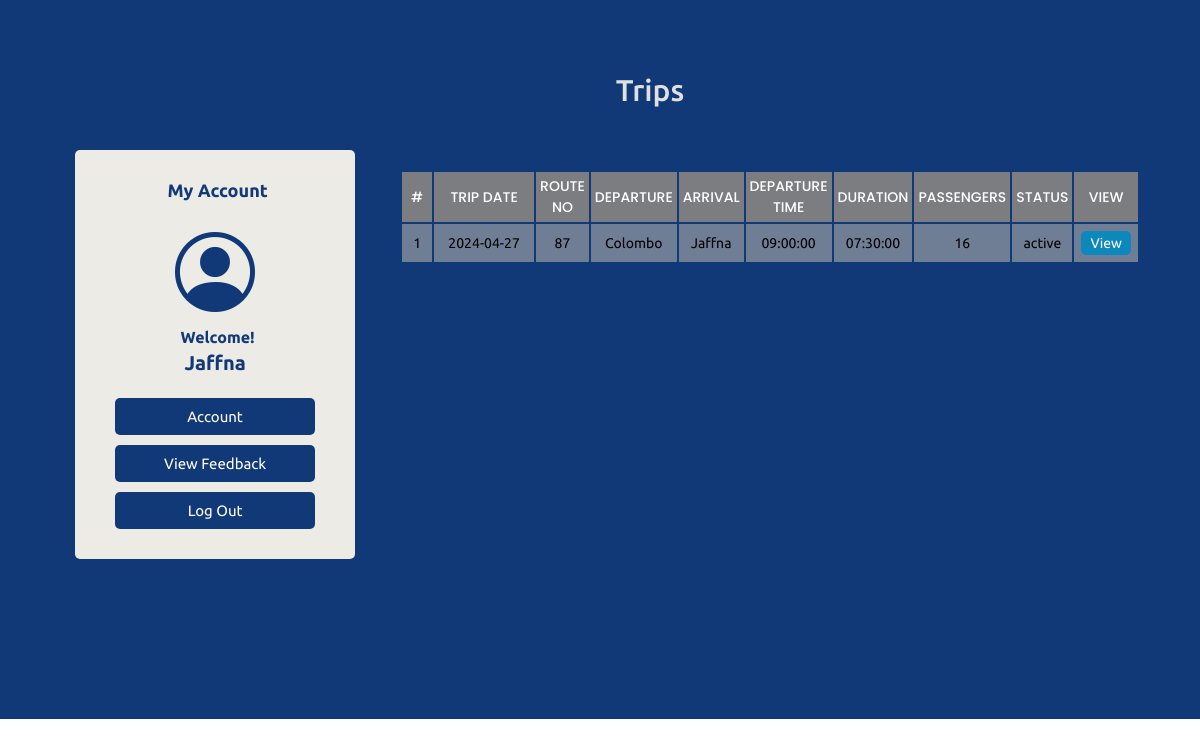
Page /operator/viewtrips.php (signed in) on the committed database.
### tables this page shows
CREATE TABLE `trip` (
  `tripID` varchar(100) NOT NULL,
  `busID` varchar(100) NOT NULL,
  `routeID` varchar(100) NOT NULL,
  `turnID` varchar(100) NOT NULL,
  `date` date NOT NULL,
  `turnType` varchar(20) NOT NULL,
  `closingTime` time NOT NULL,
  `avaSeats` int(11) NOT NULL DEFAULT 49,
  `status` varchar(20) DEFAULT 'status',
  `longitude` geometry DEFAULT NULL,
  `latitude` geometry DEFAULT NULL
);

CREATE TABLE `route` (
  `routeID` varchar(100) NOT NULL,
  `routeNo` varchar(20) NOT NULL,
  `origin` varchar(100) NOT NULL,
  `destination` varchar(100) NOT NULL,
  `status` varchar(20) NOT NULL DEFAULT 'active'
);

CREATE TABLE `turn` (
  `turnID` varchar(100) NOT NULL,
  `routeID` varchar(100) NOT NULL,
  `depTimeOri` time NOT NULL,
  `depTimeDes` time NOT NULL,
  `duration` time NOT NULL,
  `via` varchar(100) DEFAULT NULL,
  `status` varchar(20) NOT NULL DEFAULT 'active',
  `fare` double NOT NULL
);

CREATE TABLE `bus` (
  `busID` varchar(100) NOT NULL,
  `type` varchar(20) NOT NULL,
  `model` varchar(100) NOT NULL,
  `regNo` varchar(20) NOT NULL,
  `capacity` int(11) NOT NULL,
  `status` varchar(20) NOT NULL DEFAULT 'active',
  `image` text DEFAULT NULL,
  `rating` double DEFAULT NULL
);

### operator/viewtrips.php (the view, shortened to what this page needs)
<?php
require_once("../db_conn.php");
?>
<!DOCTYPE html>
<html lang="en">
<head>
    <link rel="stylesheet" href="operatorstyle.css" />
    <link href="https://unpkg.com/boxicons@2.1.4/css/boxicons.min.css" rel="stylesheet" />
    <link href="https://cdn.jsdelivr.net/npm/remixicon@3.5.0/fonts/remixicon.css" rel="stylesheet">
    <link rel="stylesheet" href="https://cdn.jsdelivr.net/npm/bootstrap-icons@1.11.3/font/bootstrap-icons.min.css">
    <link href="https://cdn.jsdelivr.net/npm/remixicon@3.5.0/fonts/remixicon.css" rel="stylesheet">
    <link href="https://unpkg.com/boxicons@2.1.4/css/boxicons.min.css" rel="stylesheet" />
    <link rel="stylesheet" href="https://cdnjs.cloudflare.com/ajax/libs/font-awesome/6.4.2/css/all.min.css" />
    <link rel="stylesheet" href="https://cdn.jsdelivr.net/npm/bootstrap-icons@1.11.2/font/bootstrap-icons.min.css">
</head>
<main class="account-main">
    <section class="account-view">
        <div class=account-container>
            <div class="account-card">
                <div class="account-heading">
                    <p style="font-size: 2rem; font-weight: 500; ">
                        Trips
                    </p>
                </div>
                <div class="account-info">
                    <div class="account-summary">
                        <div class="account-box">
                            <div class="account-heading-box">
                                <p class="user-name">My Account</p>
                            </div>
                            <div class="account-icon-box">
                                <i class="bi bi-person-circle"></i>
                            </div>
                            <div class="account-username-box">
                                <p class="welcome">Welcome!</p>
                                <p class="name"><?php echo $_SESSION["user"]["user_name"]; ?></p>
                            </div>
                            <div class="button-box">
                                <a href="account.php"><button class="viewbutton">
                                    Account
                                </button></a>
                                <a href="feedbackform.php"><button class="viewbutton">
                                    View Feedback
                                </button></a>
                                <a href="../admin/logout.php"><button class="viewbutton">
                                    Log Out
                                </button></a>
                            </div>
                        </div>
                    </div>
                    <div class="account-table">
                        <div class="table-section-item">
                            <div class="table-container-item">
                                <div class="table-box">
                                    <table id="rows-def">
                                    <tr id="table-head">
                                    <th>#</th>
                                    <th style="width: 100px;">TRIP DATE</th>
                        <th>ROUTE NO</th>
                        <th>DEPARTURE</th>
                        <th>ARRIVAL</th>
                        <th>DEPARTURE TIME</th>
                        <th>DURATION</th>
                        <th>PASSENGERS</th>
                        <th>STATUS</th>
                        <th>VIEW</th>
                    </tr>
                    <?php
$userID = $_SESSION["user"]["user_id"];
$sql = "SELECT turn.*,route.*, bus.*, standard_bus.*, trip.*, trip.tripID AS scheduleID FROM trip
INNER JOIN turn ON trip.turnID = turn.turnID
INNER JOIN route ON trip.routeID = route.routeID
INNER JOIN bus ON trip.busID = bus.busID
INNER JOIN standard_bus ON bus.busID = standard_bus.busID
WHERE standard_bus.userID='$userID'";
$result = mysqli_query($conn, $sql);
$queryResults = mysqli_num_rows($result);
$i=1;
if ($queryResults > 0) {
    while ($row = mysqli_fetch_assoc($result)) {
        $capacity = intval($row["capacity"]) ;
        $avaSeats = intval($row["avaSeats"]);
        $bookedSeats = $capacity - $avaSeats;
        echo "
        <tr>
        <td id='ID'>" . $i . "</td>
  <td id='ID'>" . $row["date"] . "</td>
  <td>" . $row["routeNo"] . "</td>
  <td>"; echo ($row["turnType"] === 'depart') ? $row["origin"] : $row["destination"]; echo "</td>
  <td>";  echo ($row["turnType"] === 'depart') ? $row["destination"] : $row["origin"]; echo "</td>
  <td>"; echo  ($row["turnType"] === 'depart') ? $row["depTimeOri"] : $row["depTimeDes"]; echo "</td>
  <td>" . $row["duration"] . "</td>
  <td>" . $bookedSeats . "</td>
  <td>" . $row["status"] . "</td>
  <input type='hidden' name='tripID' value='" . $row["tripID"] . "'>
  <input type='hidden' name='routeID' value='" . $row["routeID"] . "'>";
  echo "
  <form action='viewpassengerlist.php' method='post'><td>
  <input type='hidden' name='tripID' value=" . $row["tripID"] . ">
  <button id='update' name='viewPassengers'> View</button></td></form>
</tr>";
$i++;
    }
}
?>
                                    </table>
                                </div>
                            </div>
                        </div>
                        </body>
                        </html>

### operator/operatorstyle.css (style rules this page uses)
* { margin: 0; padding: 0; box-sizing: border-box; list-style: none; text-decoration: none; font-family: "Ubuntu", sans-serif; font-weight: 400; font-size: 15px; scroll-behavior: smooth; }
:root { --offwhite: #edebe6; --black: #000000; --white: #ffffff; --blue: #000b3d; --gray: rgb(115, 114, 114); --skyblue: #113978; --skyblue2: rgb(13, 136, 188); }
.account-main { background-color: var(--skyblue); width: 100%; }
.table-container-item { width: 100%; margin-top: 10px; margin-bottom: 15px; overflow: auto; max-height: 370px; }
.table-box tr { text-align: center; }
#update { font-size: 16px; background-color: var(--skyblue2); color: var(--white); border: none; border-radius: 5px; font-size: 14px; padding: 4px 9px; cursor: pointer; }
.table-box th { padding: 4px; width: 30px; color: var(--white); background-color: rgba(128, 128, 128, 0.954); font-style: normal; font-size: 14px; font-family: "Poppins", sans-serif; font-weight: 500; font-style: normal; }
.table-box td { padding: 7px; background-color: rgba(166, 166, 166, 0.632); color: #000000; font-size: 14px; }
.table-box { position: relative; width: 100%; display: flex; justify-content: center; overflow: auto; }
.table-section-item { margin-top: 10px; width: 100%; height: auto; display: flex; justify-content: center; align-content: center; flex-direction: column; margin-left: 30px; }
.account-view { display: flex; align-items: baseline; }
.account-container { width: 100%; margin-bottom: 50px; padding-bottom: 50px; }
.account-card { margin-top: 30px; margin-left: 0px; height: auto; width: 100%; color: #e0e0e0; margin-bottom: 60px; }
.account-heading { font-size: 28px; letter-spacing: normal; display: flex; justify-content: center; padding-left: 100px; padding-top: 20px; margin-bottom: 20px; height: 100px; align-items: center; width: 100%; }
.account-info { display: flex; width: 100%; justify-content: center; align-items: flex-start; }
.account-summary { letter-spacing: normal; font-size: 18px; width: auto; margin-left: 0px; }
.account-heading-box { display: flex; justify-content: center; align-items: center; }
.user-name { font-size: 18px; font-weight: 600; padding: 5px 0px 25px 5px; }
.welcome { font-size: 16px; font-weight: 600; padding: 5px 0px 5px 5px; }
.name { font-size: 20px; font-weight: 600; padding-bottom: 8px; }
.account-box { color: var(--skyblue); width: 280px; padding: 25px; border-radius: 5px; background-color: var(--offwhite); }
.account-icon-box { margin-bottom: 5px; display: flex; justify-content: center; align-content: center; max-width: 600px; }
.account-icon-box { margin-bottom: 5px; display: flex; justify-content: center; align-content: center; max-width: 600px; transition: transform 0.3s, box-shadow 0.3s; }
.account-username-box { margin-bottom: 10px; text-align: center; }
.button-box { display: flex; justify-content: center; align-items: center; flex-direction: column; }
.viewbutton { font-size: 15px; margin-top: 5px; margin-bottom: 5px; background-color: var(--skyblue); color: #ffffff; border: none; border-radius: 5px; padding: 10px 10px; cursor: pointer; width: 200px; }
.bi-person-circle { font-size: 80px; color: var(--skyblue); }

### rows in the picture
trip: date "2024-04-27", routeID.routeNo "87", routeID.origin "Colombo", routeID.destination "Jaffna", turnID.depTimeOri "09:00:00", turnID.duration "07:30:00", avaSeats.capacity "16", status "active"

### other values in the picture
$_SESSION["user"]["user_name"] "Jaffna"
